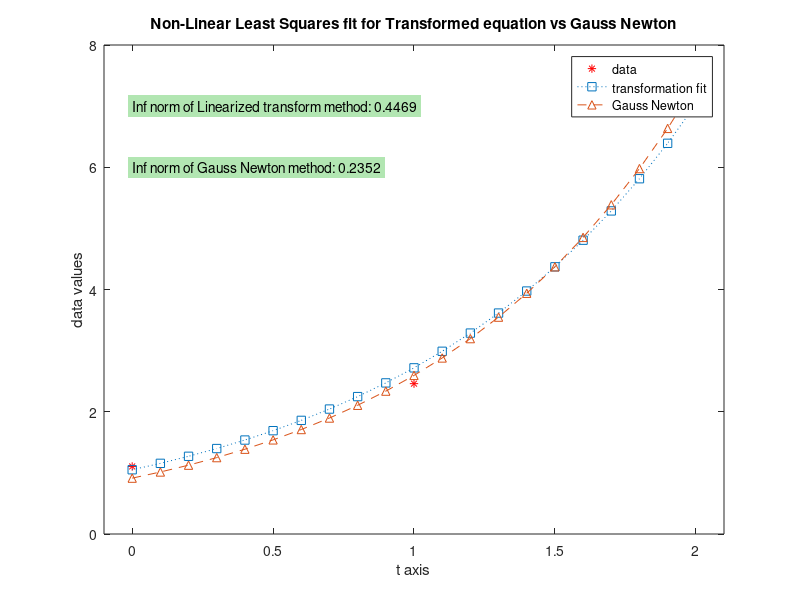

Here is the MATLAB script that generated this plot:
% Question 4
clear all
close all

t = [0;1;2];
tt = [0:0.1:2];
z = exp([0.1;0.9;2]);

b = log(z);
A = [ones(3,1),t];
u = A\b;
uu = [exp(u(1));u(2)];

b = z;
g = @(x,t)(x(1)*exp(x(2)*t));
J = @(x,t)([exp(x(2)*t), x(1)*t.*exp(x(2)*t)]);

x = uu; % Initial Guess from previous computations
x = [9;1];
iter = 0;

while true
    p = (J(x,t)'*J(x,t))\(J(x,t)'*(b - g(x,t)));
    x = x + p;
    iter = iter + 1;
    if norm(p) < 0.0001
       break
    end   
end

r1 = norm(g(uu,t) - b);
r2 = norm(g(x,t) - b);

fprintf(['linear inf norm is %1.6f \n'...
        'Gauss Norm is %1.6f \n'],r1,r2)

plot(t,z,'r*',tt,g(uu,tt),'s:',tt,g(x,tt),'--^')
xlim([-0.1,2.1])
legend('data','transformation fit','Gauss Newton','Location','Best')
title('Non-Linear Least Squares fit for Transformed equation vs Gauss Newton')
xlabel('t axis')
ylabel('data values')
text(0,7,sprintf('Inf norm of Linearized transform method: %1.4f',r1'),...
    'BackgroundColor',[.7 .9 .7])
text(0,6,sprintf('Inf norm of Gauss Newton method: %1.4f',r2'),...
    'BackgroundColor',[.7 .9 .7])

%figure(2)
%plot(t,g(uu,t) - b,t,g(x,t) - b)

sum(g(uu,t) - b)
sum(g(x,t) - b)